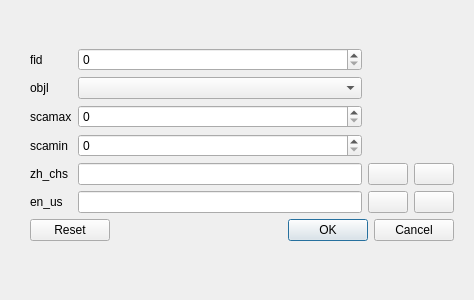
<?xml version="1.0" encoding="UTF-8"?>
<ui version="4.0">
 <class>Dialog</class>
 <widget class="QDialog" name="Dialog">
  <property name="geometry">
   <rect>
    <x>0</x>
    <y>0</y>
    <width>474</width>
    <height>300</height>
   </rect>
  </property>
  <property name="windowTitle">
   <string>Dialog</string>
  </property>
  <layout class="QVBoxLayout" name="verticalLayout_2">
   <property name="leftMargin">
    <number>30</number>
   </property>
   <property name="topMargin">
    <number>0</number>
   </property>
   <property name="rightMargin">
    <number>20</number>
   </property>
   <item>
    <layout class="QVBoxLayout" name="verticalLayout">
     <item>
      <layout class="QGridLayout" name="gridLayout">
       <item row="4" column="1">
        <widget class="QLineEdit" name="zh_chs"/>
       </item>
       <item row="4" column="0">
        <widget class="QLabel" name="label_zh_chs">
         <property name="text">
          <string>zh_chs</string>
         </property>
        </widget>
       </item>
       <item row="0" column="0">
        <widget class="QLabel" name="label_fid">
         <property name="text">
          <string>fid</string>
         </property>
        </widget>
       </item>
       <item row="2" column="0">
        <widget class="QLabel" name="label_scamax">
         <property name="text">
          <string>scamax</string>
         </property>
        </widget>
       </item>
       <item row="0" column="1">
        <widget class="QSpinBox" name="fid"/>
       </item>
       <item row="6" column="1">
        <widget class="QLineEdit" name="en_us"/>
       </item>
       <item row="1" column="0">
        <widget class="QLabel" name="label_objl">
         <property name="text">
          <string>objl</string>
         </property>
        </widget>
       </item>
       <item row="4" column="2">
        <widget class="QPushButton" name="add_button_zh_chs">
         <property name="text">
          <string/>
         </property>
         <property name="icon">
          <iconset>
           <normaloff>../plus.png</normaloff>../plus.png</iconset>
         </property>
        </widget>
       </item>
       <item row="3" column="0">
        <widget class="QLabel" name="label_scamin">
         <property name="text">
          <string>scamin</string>
         </property>
        </widget>
       </item>
       <item row="2" column="1">
        <widget class="QSpinBox" name="scamax"/>
       </item>
       <item row="3" column="1">
        <widget class="QSpinBox" name="scamin"/>
       </item>
       <item row="1" column="1">
        <widget class="QComboBox" name="objl"/>
       </item>
       <item row="6" column="0">
        <widget class="QLabel" name="label_en_us">
         <property name="text">
          <string>en_us</string>
         </property>
        </widget>
       </item>
       <item row="4" column="3">
        <widget class="QPushButton" name="delete_button_zh_chs">
         <property name="text">
          <string/>
         </property>
         <property name="icon">
          <iconset>
           <normaloff>../delete.png</normaloff>../delete.png</iconset>
         </property>
        </widget>
       </item>
       <item row="6" column="2">
        <widget class="QPushButton" name="add_button_en_us">
         <property name="text">
          <string/>
         </property>
         <property name="icon">
          <iconset>
           <normaloff>../plus.png</normaloff>../plus.png</iconset>
         </property>
        </widget>
       </item>
       <item row="6" column="3">
        <widget class="QPushButton" name="delete_button_en_us">
         <property name="text">
          <string/>
         </property>
         <property name="icon">
          <iconset>
           <normaloff>../delete.png</normaloff>../delete.png</iconset>
         </property>
        </widget>
       </item>
      </layout>
     </item>
     <item>
      <layout class="QHBoxLayout" name="horizontalLayout">
       <item>
        <widget class="QDialogButtonBox" name="buttonBox">
         <property name="standardButtons">
          <set>QDialogButtonBox::Cancel|QDialogButtonBox::Ok|QDialogButtonBox::Reset</set>
         </property>
        </widget>
       </item>
      </layout>
     </item>
    </layout>
   </item>
  </layout>
 </widget>
 <resources/>
 <connections/>
</ui>
